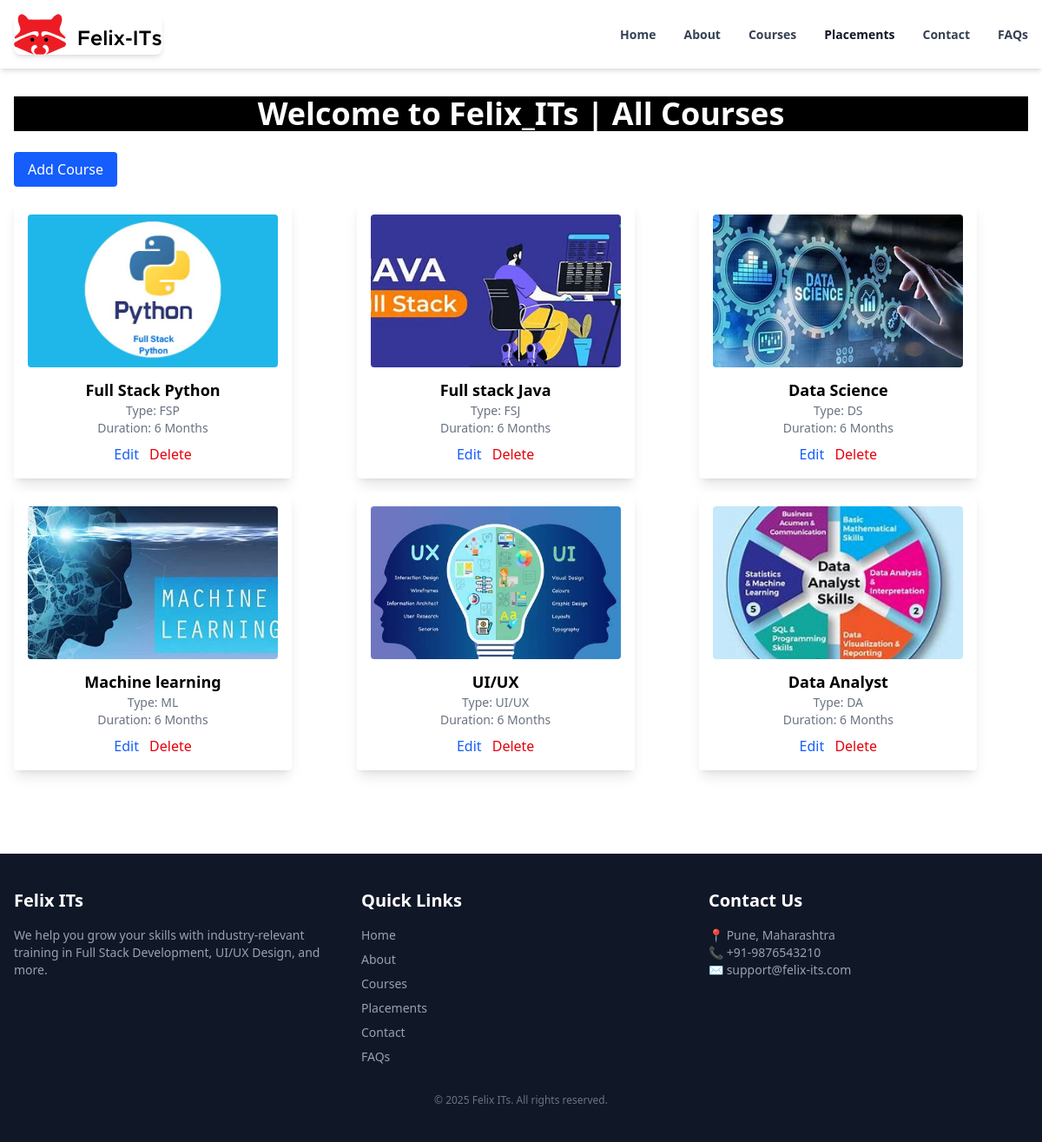
Page /courses/ on the committed database.
### Felix_ITs/models.py (models this page shows, shortened)
class Felix_class(models.Model):
          FELIX_CLASS_TYPES=[
              ('FSP','FULL STACK PYTHON'),
              ('FSJ','FULL STACK JAVA')  ,
              ('DS','DATA SCIENCE') ,
              ('ML','MACHINE LEARNING'),
              ('UI/UX','UI/UX'),
              ('DA','DATA ANALYST')
          ]
          name =models.CharField(max_length=100)
          img = models.ImageField(upload_to='images/')
          date = models.DateTimeField(default=timezone.now)
          type = models.CharField(max_length=100,choices=FELIX_CLASS_TYPES)
          duration = models.CharField(max_length=100)

### Felix_ITs/views.py (the view)
# urls.py: path('', views.all_felix, name='all_felix'),
def all_felix(request):
    felixs = Felix_class.objects.all()
    return render(request, 'Felix_ITs/All_Felix.html', {'felixs': felixs})

### Felix_ITs/templates/Felix_ITs/All_Felix.html (shortened to what this page needs)
{% extends "layout.html" %}
{% block content %}
<h1 class="text-4xl font-bold mb-6 text-center text-white bg-black">Welcome to Felix_ITs | All Courses</h1>
<a href="{% url 'create_course' %}" class="bg-blue-600 text-white px-4 py-2 rounded mb-4 inline-block">Add Course</a>
<div class="grid grid-cols-1 sm:grid-cols-2 lg:grid-cols-3 gap-4 ">
  {% for felix in felixs %}
    <div class="bg-white shadow-lg rounded p-4 w-80 text-center">
      <img src="{{ felix.img.url }}" alt="{{ felix.name }}"
           class="w-72 h-44 object-cover rounded mx-auto" />
      <h2 class="text-lg font-semibold mt-3 text-black">{{ felix.name }}</h2>
      <p class="text-sm text-gray-500">Type: {{felix.type}}</p>
      <p class="text-sm text-gray-500">Duration: {{ felix.duration }}</p>
    <div class="mt-2 space-x-2">
      <a href="{% url 'update_course' felix.id%}" class="text-blue-600">Edit</a>
            <a href="{% url 'delete_course' felix.id%}" class="text-red-600">Delete</a>
    </div>
    </div>
  {% empty %}
    <p class="text-white">No courses available.</p>
  {% endfor %}
</div>
{% endblock %}

### templates/layout.html (shortened to what this page needs)
{% load static tailwind_tags %}
<!DOCTYPE html>
<html lang="en">
<head>
  {% tailwind_css %}
</head>
<body class="bg-white text-gray-900 font-sans">
  <nav class="bg-white shadow-md sticky top-0 z-50">
    <div class="max-w-7xl mx-auto px-4 py-4 flex items-center justify-between">
      <div class="text-2xl font-bold text-red-600">
        <img src="{{ MEDIA_URL }}images/logo.png" alt="About Felix ITs" class="width-171 height-47 h-auto rounded-lg shadow-md">
      </div>
      <ul class="hidden md:flex space-x-8 text-sm font-semibold">
        <li><a href="/" class="text-gray-700 hover:text-red-600 transition">Home</a></li>
        <li><a href="/about/" class="text-gray-700 hover:text-red-600 transition">About</a></li>
        <li><a href="/Felix_ITs/all/" class="text-gray-700 hover:text-red-600 transition">Courses</a></li>
        <li><a href="/placement/" class="hover:text-red-500 transition">Placements</a></li>
        <li><a href="/contact/" class="text-gray-700 hover:text-red-600 transition">Contact</a></li>
        <li><a href="/faqs/" class="text-gray-700 hover:text-red-600 transition">FAQs</a></li>
      </ul>
    </div>
  </nav>
  <main class="max-w-7xl mx-auto px-4 py-8">
    {% block content %}
    {% endblock %}
  </main>
  <footer class="bg-gray-900 text-gray-300 py-10 mt-16">
  <div class="max-w-7xl mx-auto px-4 grid grid-cols-1 md:grid-cols-3 gap-8">
    <div>
      <h4 class="text-white text-xl font-semibold mb-4">Felix ITs</h4>
      <p class="text-gray-400 text-sm">
        We help you grow your skills with industry-relevant training in Full Stack Development, UI/UX Design, and more.
      </p>
    </div>
    <div>
      <h4 class="text-white text-xl font-semibold mb-4">Quick Links</h4>
      <ul class="space-y-2 text-sm text-gray-400">
        <li><a href="/" class="hover:text-red-500 transition">Home</a></li>
        <li><a href="/about/" class="hover:text-red-500 transition">About</a></li>
        <li><a href="/Felix_its/" class="hover:text-red-500 transition">Courses</a></li>
        <li><a href="/placement/" class="hover:text-red-500 transition">Placements</a></li>
        <li><a href="/contact/" class="hover:text-red-500 transition">Contact</a></li>
        <li><a href="/faqs/" class="hover:text-red-500 transition">FAQs</a></li>
      </ul>
    </div>
    <div>
      <h4 class="text-white text-xl font-semibold mb-4">Contact Us</h4>
      <address class="not-italic text-gray-400 text-sm">
        📍 Pune, Maharashtra<br>
        📞 +91-9876543210<br>
        ✉️ <a href="mailto:support@felix-its.com" class="hover:text-red-500 transition">support@felix-its.com</a>
      </address>
    </div>
  </div>
  <div class="text-center mt-8 text-gray-500 text-xs">
    © <span id="year"></span> Felix ITs. All rights reserved.
  </div>
</footer>
</body>
</html>

### rows in the picture
Felix_class: img (picture), name "Full Stack Python", type "FSP", duration "6 Months"
Felix_class: img (picture), name "Full stack Java", type "FSJ", duration "6 Months"
Felix_class: img (picture), name "Data Science", type "DS", duration "6 Months"
Felix_class: img (picture), name "Machine learning", type "ML", duration "6 Months"
Felix_class: img (picture), name "UI/UX", type "UI/UX", duration "6 Months"
Felix_class: img (picture), name "Data Analyst", type "DA", duration "6 Months"
